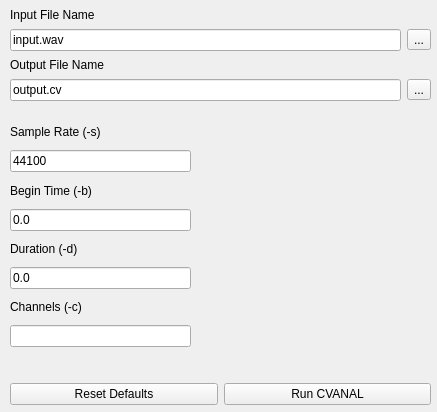
   <widget class="QWidget" name="tab" >
    <property name="geometry" >
     <rect>
      <x>0</x>
      <y>0</y>
      <width>437</width>
      <height>412</height>
     </rect>
    </property>
    <attribute name="title" >
     <string>CVANAL</string>
    </attribute>
    <widget class="QWidget" name="layoutWidget_5" >
     <property name="geometry" >
      <rect>
       <x>10</x>
       <y>370</y>
       <width>421</width>
       <height>49</height>
      </rect>
     </property>
     <layout class="QHBoxLayout" >
      <item>
       <widget class="QPushButton" name="cvResetPushButton" >
        <property name="text" >
         <string>Reset Defaults</string>
        </property>
       </widget>
      </item>
      <item>
       <widget class="QPushButton" name="cvRunPushButton" >
        <property name="text" >
         <string>Run CVANAL</string>
        </property>
       </widget>
      </item>
     </layout>
    </widget>
    <widget class="QWidget" name="layoutWidget" >
     <property name="geometry" >
      <rect>
       <x>10</x>
       <y>120</y>
       <width>181</width>
       <height>227</height>
      </rect>
     </property>
     <layout class="QGridLayout" >
      <item row="0" column="0" >
       <widget class="QLabel" name="label_3" >
        <property name="text" >
         <string>Sample Rate (-s)</string>
        </property>
       </widget>
      </item>
      <item row="1" column="0" >
       <widget class="QLineEdit" name="cvSrLineEdit" >
        <property name="text" >
         <string>44100</string>
        </property>
       </widget>
      </item>
      <item row="2" column="0" >
       <widget class="QLabel" name="label_4" >
        <property name="text" >
         <string>Begin Time (-b)</string>
        </property>
       </widget>
      </item>
      <item row="3" column="0" >
       <widget class="QLineEdit" name="cvBeginLineEdit" >
        <property name="text" >
         <string>0.0</string>
        </property>
       </widget>
      </item>
      <item row="4" column="0" >
       <widget class="QLabel" name="label_5" >
        <property name="text" >
         <string>Duration (-d)</string>
        </property>
       </widget>
      </item>
      <item row="5" column="0" >
       <widget class="QLineEdit" name="cvDurationLineEdit" >
        <property name="text" >
         <string>0.0</string>
        </property>
       </widget>
      </item>
      <item row="6" column="0" >
       <widget class="QLabel" name="label_59" >
        <property name="text" >
         <string>Channels (-c)</string>
        </property>
       </widget>
      </item>
      <item row="7" column="0" >
       <widget class="QLineEdit" name="cvChannelLineEdit" />
      </item>
     </layout>
    </widget>
    <widget class="QWidget" name="layoutWidget" >
     <property name="geometry" >
      <rect>
       <x>10</x>
       <y>0</y>
       <width>421</width>
       <height>101</height>
      </rect>
     </property>
     <layout class="QGridLayout" >
      <property name="verticalSpacing" >
       <number>0</number>
      </property>
      <item row="0" column="0" >
       <widget class="QLabel" name="label" >
        <property name="text" >
         <string>Input File Name</string>
        </property>
       </widget>
      </item>
      <item row="1" column="0" >
       <widget class="QLineEdit" name="cvInputLineEdit" >
        <property name="text" >
         <string>input.wav</string>
        </property>
       </widget>
      </item>
      <item row="1" column="1" >
       <widget class="QToolButton" name="cvInputToolButton" >
        <property name="text" >
         <string>...</string>
        </property>
       </widget>
      </item>
      <item row="2" column="0" >
       <widget class="QLabel" name="label_2" >
        <property name="text" >
         <string>Output File Name</string>
        </property>
       </widget>
      </item>
      <item row="3" column="0" >
       <widget class="QLineEdit" name="cvOutputLineEdit" >
        <property name="text" >
         <string>output.cv</string>
        </property>
       </widget>
      </item>
      <item row="3" column="1" >
       <widget class="QToolButton" name="cvOutputToolButton" >
        <property name="text" >
         <string>...</string>
        </property>
       </widget>
      </item>
     </layout>
    </widget>
   </widget>
